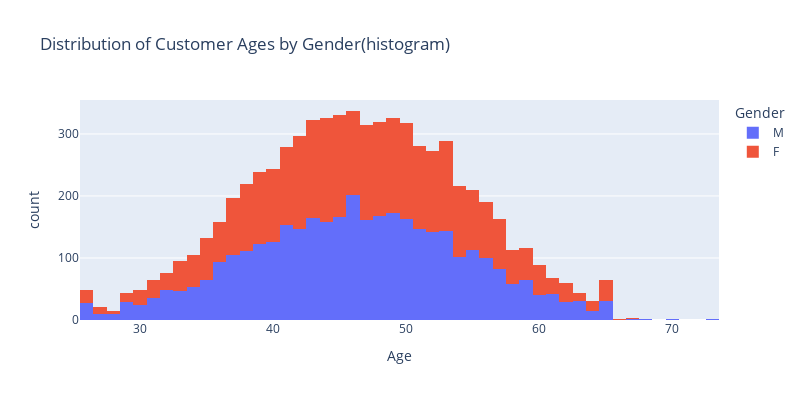

This figure's notebook cell:
### Code cell
# 1.1 Distribution of Customer Ages by gender
fig = px.histogram(df, x='Customer_Age', color='Gender', barmode='stack', 
                   labels={'Customer_Age': 'Age', 'Gender': 'Gender'},
                   title="Distribution of Customer Ages by Gender")

fig.update_layout(height=400, width=800)

fig.show()

### Figure 1 — Plotly figure (JSON) as saved in the notebook; plotly's stock layout.template omitted (floating-point values rounded to 4 significant figures; data arrays with more than 128 entries replaced by an {"elided": "..."} marker saying what was removed)
{"data": [{"alignmentgroup": "True", "bingroup": "x", "hovertemplate": "Gender=M<br>Age=%{x}<br>count=%{y}<extra></extra>", "legendgroup": "M", "marker": {"color": "#636efa", "pattern": {"shape": ""}}, "name": "M", "offsetgroup": "M", "orientation": "v", "showlegend": true, "type": "histogram", "x": {"elided": "3706 int values"}, "xaxis": "x", "yaxis": "y"}, {"alignmentgroup": "True", "bingroup": "x", "hovertemplate": "Gender=F<br>Age=%{x}<br>count=%{y}<extra></extra>", "legendgroup": "F", "marker": {"color": "#EF553B", "pattern": {"shape": ""}}, "name": "F", "offsetgroup": "F", "orientation": "v", "showlegend": true, "type": "histogram", "x": {"elided": "3375 int values"}, "xaxis": "x", "yaxis": "y"}], "layout": {"barmode": "stack", "height": 400, "legend": {"title": {"text": "Gender"}, "tracegroupgap": 0}, "title": {"text": "Distribution of Customer Ages by Gender(histogram)"}, "width": 800, "xaxis": {"anchor": "y", "domain": [0, 1], "title": {"text": "Age"}}, "yaxis": {"anchor": "x", "domain": [0, 1], "title": {"text": "count"}}}}
